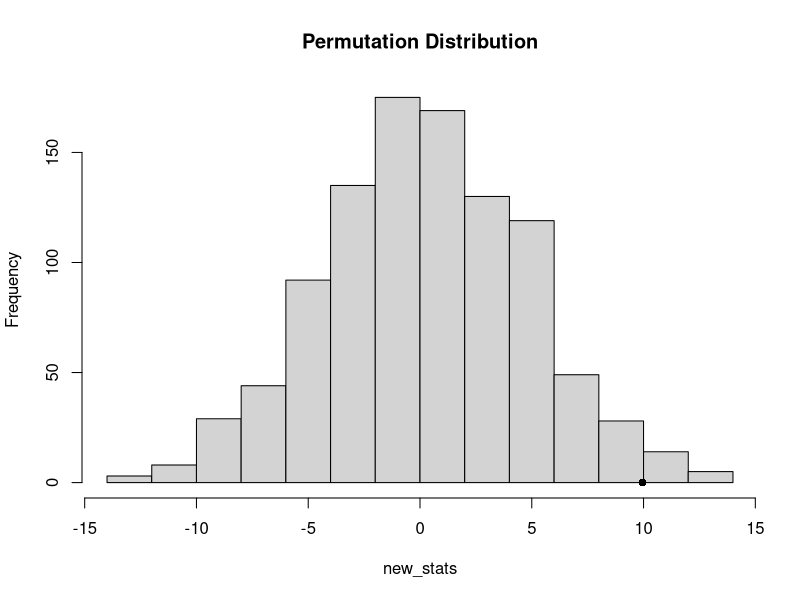
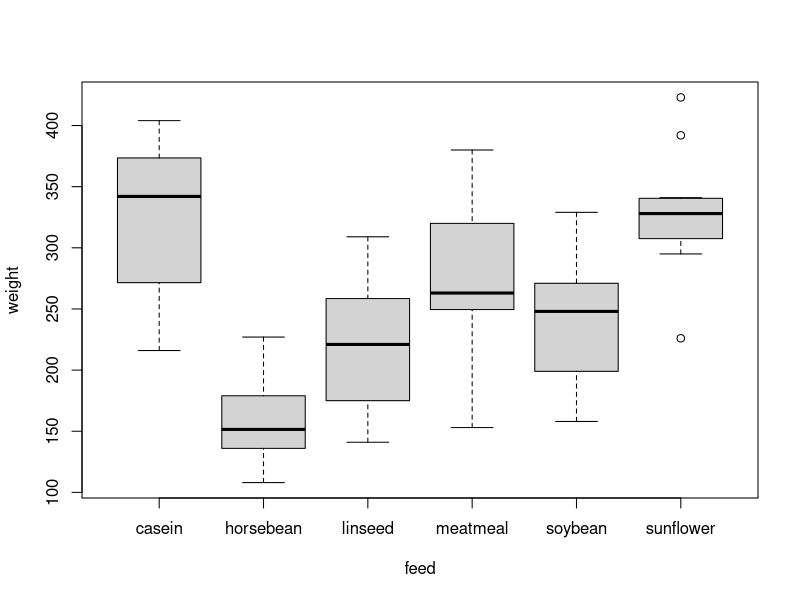
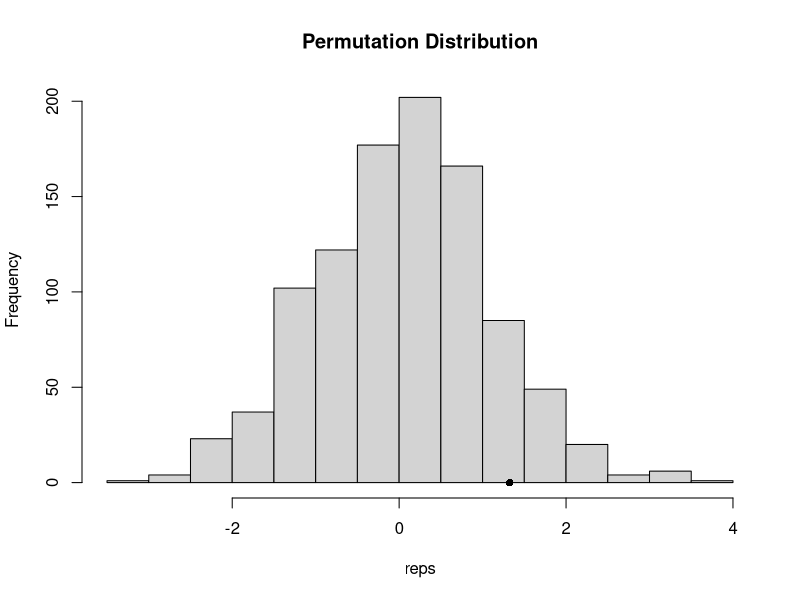
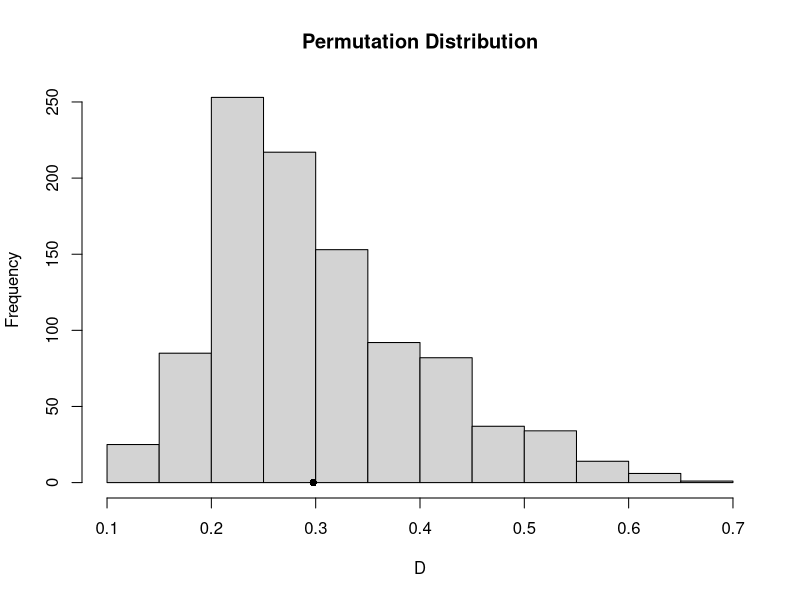
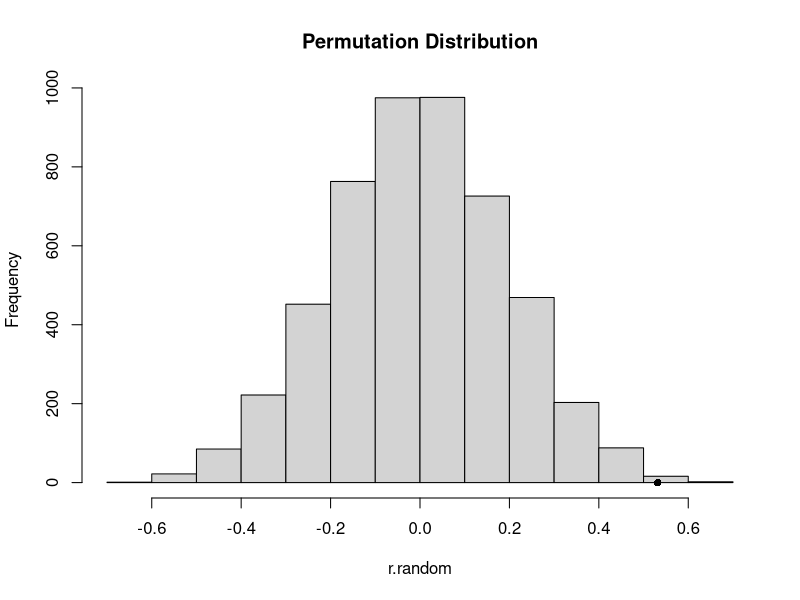

These charts were generated, in order, by the following R code:
# ============================================================================
# Permutation Tests
# ============================================================================

# Setup: Create plots directory if it doesn't exist
if (!dir.exists("plots")) {
    dir.create("plots")
}

# Permutation tests are a nonparametric approach to hypothesis testing that
# rely on the exchangeability of observations under the null hypothesis.
# They are particularly useful when:
# - The sample size is small
# - Distributional assumptions are questionable
# - The test statistic doesn't have a known distribution
# - We want exact p-values rather than asymptotic approximations

# ============================================================================
# Example: Reading DRP Study
# ============================================================================

# Reading Example Context:
# A study examines whether a new teaching method improves reading comprehension
# scores (Degree of Reading Power, DRP). We have:
# - 21 students in the treatment group (new method)
# - 23 students in the control group (traditional method)
# - Total: 44 students with DRP scores
#
# Research Question: Does the new teaching method improve reading scores?
#
# Null Hypothesis (H₀): The teaching method has no effect on DRP scores.
#                       The treatment and control labels are arbitrary.
#
# Alternative Hypothesis (Hₐ): The treatment group has higher mean DRP scores.

# ============================================================================
# Permutation Test Procedure
# ============================================================================

# The permutation test procedure consists of the following steps:

# Step 1: Choose a Permutation Resample
# ---------------------------------------
# Choose 21 of the 44 students at random to be the treatment group; 
# the other 23 are the control group. This is an ordinary SRS (Simple Random 
# Sample), chosen without replacement. It is called a permutation resample.
#
# Calculate the mean DRP score in each group, using the individual DRP scores. 
# The difference between these means is our test statistic.
#
# Key insight: Under H₀, the group labels (treatment vs. control) are arbitrary,
# so any random assignment of students to groups is equally likely.

# Step 2: Repeat the Resampling
# ------------------------------
# Repeat this resampling from the 44 students hundreds (or thousands) of times. 
# The distribution of the test statistic from these resamples estimates the 
# sampling distribution under the condition that H₀ is true. 
#
# This distribution is called a permutation distribution.
#
# The permutation distribution represents: "What values of the test statistic 
# would we observe if the null hypothesis were true and we randomly assigned 
# students to treatment and control groups?"

# Step 3: Compute the Observed Test Statistic
# --------------------------------------------
# Compute the actually observed value of the test statistic from the real data
# (the actual difference in means between the treatment and control groups).

# Step 4: Find the P-value
# -------------------------
# The p-value is the proportion of permutation resamples that produce a test 
# statistic as extreme as (or more extreme than) the observed statistic.
#
# For a one-sided test (treatment > control):
#   p-value = (# of permutations with difference ≥ observed) / (total # of permutations)
#
# For a two-sided test:
#   p-value = (# of permutations with |difference| ≥ |observed|) / (total # of permutations)
#
# Interpretation: The p-value represents the probability of observing a 
# difference as large as (or larger than) what we actually observed, 
# if the null hypothesis were true.

# ============================================================================
# Key Concepts
# ============================================================================

# Permutation Resample:
# - A random reassignment of the original observations to groups
# - Sampling without replacement from the combined data
# - Preserves the individual data values, only shuffles group assignments
# - Under H₀, all possible permutations are equally likely

# Permutation Distribution:
# - The distribution of the test statistic across all (or many) permutations
# - Estimates the sampling distribution under H₀
# - Provides the null reference distribution for computing p-values
# - Does not rely on normal distribution assumptions

# Advantages of Permutation Tests:
# - Exact p-values (not asymptotic approximations)
# - No distributional assumptions required
# - Works with any test statistic
# - Robust to outliers and non-normality
# - Intuitive interpretation

# Limitations:
# - Computationally intensive for large datasets
# - Requires exchangeability under H₀
# - May not be feasible with very complex designs
# - For large numbers of possible permutations, we typically use 
#   Monte Carlo approximation (random sampling of permutations)

# ============================================================================
# Relationship to Other Methods
# ============================================================================

# Permutation tests are related to but distinct from:
#
# - Randomization tests: Same methodology, emphasizes the random assignment
#   in the experimental design
#
# - Bootstrap: Bootstrap resamples WITH replacement to estimate sampling 
#   distributions and construct confidence intervals. Permutation tests 
#   resample WITHOUT replacement to test hypotheses.
#
# - Exact tests (e.g., Fisher's exact test): Special cases of permutation 
#   tests for categorical data
#
# - Rank tests (e.g., Wilcoxon, Mann-Whitney): Use ranks instead of raw 
#   values, but similar permutation logic applies

# ============================================================================
# Implementation: Reading DRP Study
# ============================================================================

# Treatment group DRP scores (n1 = 21 students)
T <- c(24, 43, 58, 71, 61, 44, 67, 49, 59, 52, 62, 54, 46, 43, 57, 
       43, 57, 56, 53, 49, 33)

# Control group DRP scores (n2 = 23 students)
C <- c(42, 43, 55, 26, 33, 41, 19, 54, 46, 10, 17, 60, 37, 42, 55, 
       28, 62, 53, 37, 42, 20, 48, 85)

# Sample sizes
n1 <- length(T)  # 21 treatment students
n2 <- length(C)  # 23 control students

# Combine all observations into a single vector
Z <- c(T, C)
N <- length(Z)   # Total: 44 students

# Step 3: Compute the observed test statistic
# The observed difference in means (Treatment - Control)
obs_stat <- mean(T) - mean(C)

cat("Observed difference in means (T - C):", obs_stat, "\n")
cat("Treatment mean:", mean(T), "\n")
cat("Control mean:", mean(C), "\n\n")

# Step 2: Generate permutation distribution
# Number of permutation resamples
B <- 1000

# Vector to store the test statistic for each permutation
new_stats <- numeric(B)

# Perform B permutation resamples
for(i in 1:B) {
    # Step 1: Randomly select n1 observations for the "treatment" group
    # Sample without replacement from the combined data
    idx <- sample(1:N, size = n1, replace = FALSE)
    
    # Create new treatment and control groups
    newT <- Z[idx]      # New treatment group (n1 observations)
    newC <- Z[-idx]     # New control group (remaining n2 observations)
    
    # Calculate the test statistic for this permutation
    new_stats[i] <- mean(newT) - mean(newC)
}

# Step 4: Calculate the p-value
# For a one-sided test (H₁: Treatment > Control)
# p-value = proportion of permutations with difference ≥ observed difference
#
# Note: We include obs_stat in the comparison to account for the observed data
# This gives us (# successes + 1) / (B + 1), which is the standard formula
pvalue <- mean(c(obs_stat, new_stats) >= obs_stat)

cat("P-value (one-sided test):", pvalue, "\n")

# Interpretation:
# p-value ≈ 0.01 means that only about 1% of the random permutations produced
# a difference in means as large as or larger than what we observed.
# This provides strong evidence against H₀, suggesting that the treatment
# does have a positive effect on reading scores.

# ============================================================================
# Visualization: Permutation Distribution
# ============================================================================

# Plot the permutation distribution with observed statistic
png("plots/reading_permutation_distribution.png", width = 800, height = 600)
hist(new_stats, main = "Permutation Distribution")
points(obs_stat, 0, cex = 1, pch = 16)
dev.off()

# ============================================================================
# Additional Analysis
# ============================================================================

# Summary statistics
cat("\n=== Summary Statistics ===\n")
cat("Treatment group:\n")
cat("  n =", n1, "\n")
cat("  Mean =", mean(T), "\n")
cat("  SD =", sd(T), "\n")
cat("  Min =", min(T), "\n")
cat("  Max =", max(T), "\n\n")

cat("Control group:\n")
cat("  n =", n2, "\n")
cat("  Mean =", mean(C), "\n")
cat("  SD =", sd(C), "\n")
cat("  Min =", min(C), "\n")
cat("  Max =", max(C), "\n\n")

cat("Observed difference:", obs_stat, "\n")
cat("Permutation distribution of differences:\n")
cat("  Mean =", mean(new_stats), "\n")
cat("  SD =", sd(new_stats), "\n")
cat("  Min =", min(new_stats), "\n")
cat("  Max =", max(new_stats), "\n")

# Two-sided p-value (if we wanted to test for any difference)
pvalue_two_sided <- mean(abs(c(obs_stat, new_stats)) >= abs(obs_stat))
cat("\nTwo-sided p-value:", pvalue_two_sided, "\n")

# ============================================================================
# Notes on Implementation
# ============================================================================

# 1. Why include obs_stat in the p-value calculation?
#    mean(c(obs_stat, new_stats) >= obs_stat)
#    
#    This gives us the formula: (# of permutations ≥ observed + 1) / (B + 1)
#    - The "+1" in numerator accounts for the observed data itself
#    - The "+1" in denominator is the total number of datasets (B permutations + 1 observed)
#    - This is the standard unbiased estimate of the p-value
#    - Ensures p-value is never exactly 0 (minimum is 1/(B+1))

# 2. Why sample without replacement?
#    - Under H₀, we're assuming all observations come from the same distribution
#    - We want to preserve the actual data values, just reassign group labels
#    - Sampling without replacement ensures each permutation uses all N observations
#    - This maintains the conditioning on the observed data

# 3. How many permutations should we use?
#    - Total possible permutations: choose(44, 21) = 5.36 × 10^12
#    - Too many to enumerate all possibilities
#    - B = 1000 gives p-value precision of about ±0.01
#    - B = 10000 gives precision of about ±0.003
#    - For publication, B = 10000 or more is recommended

# 4. Interpretation of p-value ≈ 0.01:
#    - If there were truly no treatment effect (H₀ true)
#    - Only about 1% of random group assignments would produce
#      a difference as large as what we observed
#    - This is strong evidence that the treatment has a real effect
#    - At α = 0.05, we would reject H₀

# ============================================================================
# Example: Chickwts (Chicken Weights by Feed Type)
# ============================================================================

# The chickwts dataset contains weights of chicks fed different feed supplements
# We can use a permutation test to determine if feed type affects weight

# Load the built-in chickwts dataset
data(chickwts)

# Display the structure of the data
cat("\n=== Chickwts Dataset ===\n")
cat("Structure:\n")
str(chickwts)

cat("\nFirst few rows:\n")
print(head(chickwts))

cat("\nSummary by feed type:\n")
print(summary(chickwts))

# Visualize the data with a boxplot
png("plots/chickwts_boxplot.png", width = 800, height = 600)
boxplot(weight ~ feed, data = chickwts)
dev.off()

# ============================================================================
# Permutation Test: Soybean vs Linseed Feed
# ============================================================================

# Compare two specific feed types: soybean and linseed
# Research Question: Does feed type (soybean vs. linseed) affect chick weight?
#
# Null Hypothesis (H₀): Feed type has no effect on chick weight.
#                       The feed labels are arbitrary.
#
# Alternative Hypothesis (Hₐ): The two feed types produce different weights.

# Extract weights for soybean and linseed feed groups
X <- as.vector(chickwts$weight[chickwts$feed == "soybean"])
Y <- as.vector(chickwts$weight[chickwts$feed == "linseed"])

cat("\n=== Comparing Soybean vs Linseed ===\n")
cat("Soybean group: n =", length(X), ", mean =", mean(X), "\n")
cat("Linseed group: n =", length(Y), ", mean =", mean(Y), "\n")

# Number of permutation resamples
B <- 999

# Combine both groups into a single vector
Z <- c(X, Y)

# Vector to store the test statistic for each permutation
reps <- numeric(B)

# Indices for all observations
K <- 1:26  # Total observations (14 soybean + 12 linseed = 26)

# Compute the observed test statistic
# Using t-statistic from t.test (two-sample t-test)
t0 <- t.test(X, Y)$statistic

cat("Observed t-statistic:", t0, "\n")

# Perform B permutation resamples
for(i in 1:B) {
    # Randomly select 14 observations for the first group (same size as X)
    k <- sample(K, size = 14, replace = FALSE)
    
    # Create new groups
    x1 <- Z[k]      # New "soybean" group (14 observations)
    y1 <- Z[-k]     # New "linseed" group (remaining 12 observations)
    
    # Calculate the t-statistic for this permutation
    reps[i] <- t.test(x1, y1)$statistic
}

# Calculate the p-value
# For a one-sided test (testing if soybean > linseed based on observed t0)
p <- mean(c(t0, reps) >= t0)

cat("P-value (one-sided test):", p, "\n")

# Note: For a two-sided test, we would use:
# p_two_sided <- mean(abs(c(t0, reps)) >= abs(t0))

# Visualize the permutation distribution
png("plots/chickwts_t_permutation_distribution.png", width = 800, height = 600)
hist(reps, main = "Permutation Distribution")
points(t0, 0, cex = 1, pch = 16)
dev.off()

# ============================================================================
# Key Observations: Chickwts Permutation Test
# ============================================================================

# Using t-statistic as the test statistic:
# - The t-statistic is a standardized measure of the difference between means
# - It accounts for both the difference in means and the variability within groups
# - Formula: t = (mean(X) - mean(Y)) / sqrt(s²/n₁ + s²/n₂)
# - More powerful than just using difference in means when variances are unequal

# Why permutation test with t-statistic?
# - Traditional t-test assumes normality and equal variances
# - Permutation test makes no such assumptions
# - We use the t-statistic as our test statistic, but get the p-value from
#   the permutation distribution rather than the t-distribution
# - This combines the power of the t-statistic with the flexibility of
#   permutation testing

# Interpretation:
# - If p-value is small (e.g., < 0.05), we have evidence that feed type matters
# - If p-value is large, we don't have enough evidence to conclude that
#   the feed types produce different weights

# Comparison with parametric t-test:
cat("\n=== Comparison with Parametric t-test ===\n")
parametric_test <- t.test(X, Y)
cat("Parametric t-test p-value:", parametric_test$p.value, "\n")
cat("Permutation test p-value:", p, "\n")
cat("\nNote: These should be similar if normality assumptions are met,\n")
cat("but permutation test is valid even if assumptions are violated.\n")

# ============================================================================
# Example: Kolmogorov-Smirnov (K-S) Statistic
# ============================================================================

# The K-S test is used to compare two distributions
# Unlike the t-test which focuses on means, the K-S test detects differences
# in any aspect of the distributions (location, spread, shape)
#
# K-S statistic: D = max|F₁(x) - F₂(x)|
# where F₁ and F₂ are the empirical CDFs of the two samples
#
# The K-S statistic measures the maximum vertical distance between the
# two empirical cumulative distribution functions

# Compute the observed K-S statistic
# Note: Setting exact=FALSE to use asymptotic approximation (faster)
DO <- ks.test(X, Y, exact = FALSE)$statistic
## Warning in ks.test(X, Y, exact = F): p-value will be approximate in the
## presence of ties

cat("\n=== K-S Statistic Permutation Test ===\n")
cat("Observed K-S statistic:", DO, "\n")

# Suppress warnings about ties (common in discrete data)
options(warn = -1)

# Vector to store K-S statistics from permutations
D <- numeric(B)

# Perform B permutation resamples
for(i in 1:B) {
    # Randomly select 14 observations for the first group
    k <- sample(K, size = 14, replace = FALSE)
    
    # Create new groups
    x1 <- Z[k]      # New group 1 (14 observations)
    y1 <- Z[-k]     # New group 2 (remaining 12 observations)
    
    # Calculate the K-S statistic for this permutation
    D[i] <- ks.test(x1, y1, exact = FALSE)$statistic
}

# Reset warning options to default
options(warn = 0)

# Calculate the p-value
# K-S statistic is always positive, so we use one-sided test
p <- mean(c(DO, D) >= DO)

cat("P-value (K-S permutation test):", p, "\n")

# Visualize the permutation distribution
png("plots/chickwts_ks_permutation_distribution.png", width = 800, height = 600)
hist(D, main = "Permutation Distribution")
points(DO, 0, cex = 1, pch = 16)
dev.off()

# ============================================================================
# Comparison: t-statistic vs K-S statistic
# ============================================================================

cat("\n=== Comparison of Test Statistics ===\n")
cat("t-statistic is sensitive to differences in:\n")
cat("  - Location (mean difference)\n")
cat("  - Best for detecting shifts in central tendency\n\n")

cat("K-S statistic is sensitive to differences in:\n")
cat("  - Location (shifts)\n")
cat("  - Scale (spread/variance)\n")
cat("  - Shape (skewness, modality)\n")
cat("  - Any difference in the overall distributions\n\n")

cat("When to use each:\n")
cat("  - Use t-statistic when primarily interested in mean differences\n")
cat("  - Use K-S statistic for more general distributional differences\n")
cat("  - K-S is more conservative but detects broader alternatives\n")

# Compare with parametric K-S test
parametric_ks <- ks.test(X, Y, exact = FALSE)
cat("\n=== Comparison with Parametric K-S Test ===\n")
cat("Parametric K-S test p-value:", parametric_ks$p.value, "\n")
cat("Permutation K-S test p-value:", p, "\n")

# ============================================================================
# Key Insights: Choice of Test Statistic
# ============================================================================

# The permutation test framework is flexible:
# - We can use ANY test statistic
# - Common choices:
#   * Difference in means (simple, intuitive)
#   * t-statistic (powerful for location differences)
#   * K-S statistic (detects any distributional difference)
#   * Difference in medians (robust to outliers)
#   * Difference in variances (tests for spread)
#   * Custom statistics designed for specific alternatives
#
# Choice depends on:
# - What aspect of the distributions we want to compare
# - What alternative hypothesis we have in mind
# - Power considerations for our specific problem
#
# Permutation test advantages:
# - Works with any test statistic
# - No parametric assumptions needed
# - P-value is exact (for complete enumeration) or approximate (Monte Carlo)
# - Maintains correct Type I error rate under the null hypothesis

# ============================================================================
# Example: Correlation Coefficients
# ============================================================================

# Testing whether two variables are correlated using permutation test
# Research Question: Is there a relationship between Score and SAT?
#
# Null Hypothesis (H₀): There is no correlation between Score and SAT.
#                       The pairing of observations is arbitrary.
#
# Alternative Hypothesis (Hₐ): Score and SAT are positively correlated.

# Score data (e.g., course scores)
Score <- c(58,  48,  48,  41,  34,  43,  38,  53,  41,  60,  55,  44,  
           43, 49,  47,  33,  47,  40,  46,  53,  40,  45,  39,  47,  
           50,  53,  46,  53)

# SAT scores
SAT <- c(590, 590, 580, 490, 550, 580, 550, 700, 560, 690, 800, 600, 
         650, 580, 660, 590, 600, 540, 610, 580, 620, 600, 560, 560, 
         570, 630, 510, 620)

# Compute the observed correlation coefficient
r.obt <- cor(Score, SAT)
cat("\n=== Correlation Test ===\n")
cat("The obtained correlation is ", r.obt, '\n')

# Permutation test for correlation
# Under H₀, the pairing between Score and SAT is arbitrary
# We permute one variable while keeping the other fixed

# Number of permutation resamples
nreps <- 5000

# Vector to store correlation coefficients from permutations
r.random <- numeric(nreps)

# Perform permutation test
for (i in 1:nreps) {
    Y <- Score  # Keep Score fixed
    X <- sample(SAT, 28, replace = FALSE)  # Randomly permute SAT
    r.random[i] <- cor(X, Y)  # Compute correlation for this permutation
}

# Calculate p-value
# Proportion of permutations with correlation >= observed correlation
prob <- length(r.random[r.random >= r.obt]) / nreps
cat("Probability randomized r >= r.obt", prob, "\n")

# Visualize the permutation distribution
png("plots/correlation_permutation_distribution.png", width = 800, height = 600)
hist(r.random, main = "Permutation Distribution")
points(r.obt, 0, cex = 1, pch = 16)
dev.off()

# ============================================================================
# Key Insights: Permutation Test for Correlation
# ============================================================================

# What we're testing:
# - H₀: No relationship between Score and SAT (correlation = 0)
# - Under H₀, any pairing of Score and SAT values is equally likely
# - We randomly permute one variable to break any association
#
# Permutation strategy:
# - Keep one variable (Score) in its original order
# - Randomly shuffle the other variable (SAT)
# - This breaks the original pairing while preserving the marginal distributions
# - Compute correlation for each random pairing
#
# Interpretation:
# - If observed correlation is in the tail of the permutation distribution,
#   we have evidence against H₀ (evidence of real correlation)
# - The p-value tells us how rare the observed correlation is under H₀

cat("\n=== Summary ===\n")
cat("Observed correlation:", round(r.obt, 4), "\n")
cat("Permutation distribution:\n")
cat("  Mean:", round(mean(r.random), 4), "\n")
cat("  SD:", round(sd(r.random), 4), "\n")
cat("  Min:", round(min(r.random), 4), "\n")
cat("  Max:", round(max(r.random), 4), "\n")
cat("P-value:", prob, "\n")

# Comparison with parametric test
parametric_cor <- cor.test(Score, SAT)
cat("\n=== Comparison with Parametric Test ===\n")
cat("Parametric correlation test p-value:", parametric_cor$p.value, "\n")
cat("Permutation test p-value:", prob, "\n")

# Notes on correlation permutation tests:
# 1. We permute ONE variable, not both
#    - Permuting both would preserve the original pairing
#    - Permuting one breaks the association we want to test
#
# 2. Alternative: permute the indices
#    - Equivalent to permuting one variable
#    - r.random[i] <- cor(Score, SAT[sample(1:28)])
#
# 3. This tests for ANY correlation (linear relationship)
#    - For testing specific alternatives (positive vs negative),
#      adjust the p-value calculation
#
# 4. Advantages over parametric cor.test:
#    - No assumption of bivariate normality
#    - Works with any sample size
#    - Can be adapted to test other association measures
#      (e.g., Spearman's rho, Kendall's tau)

# ============================================================================
# Bootstrap vs Randomization (Permutation)
# ============================================================================

# Key Conceptual Difference:
# - RANDOMIZATION (Permutation): Tests hypotheses about population parameters
#   by permuting observed data, holding some values constant
# - BOOTSTRAP: Estimates sampling distributions by resampling WITH replacement
#   from the observed data

# When we use a randomization approach, we permute the Y values
# while holding the X values constant.

# Example: Simple data with 4 observations
x <- c(45, 53, 73, 80)
y <- c(22, 30, 29, 38)

cat("\n=== Bootstrap vs Randomization ===\n")
cat("Original data:\n")
print(rbind(x, y))

cat("\nRandomization resample 1 (permute y, keep x fixed):\n")
print(rbind(x, sample(y, size = 4, replace = FALSE)))

cat("\nRandomization resample 2 (permute y, keep x fixed):\n")
print(rbind(x, sample(y, size = 4, replace = FALSE)))

# Key observations:
# 1. X values stay in the same order: 45, 53, 73, 80
# 2. Y values are randomly permuted: different orderings of 22, 30, 29, 38
# 3. No replacement: each y value appears exactly once in each resample
# 4. This tests if the pairing between x and y is meaningful
#
# In contrast, bootstrap resampling would:
# - Sample BOTH x and y WITH replacement
# - Preserve the original pairings (resample cases, not variables)
# - Be used to estimate standard errors or confidence intervals, not test hypotheses